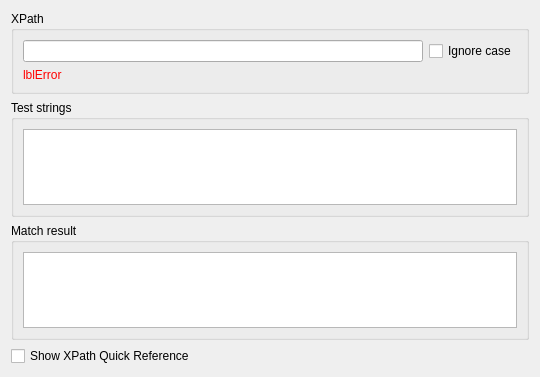
<?xml version="1.0" encoding="UTF-8"?>
<ui version="4.0">
 <class>Form</class>
 <widget class="QWidget" name="Form">
  <property name="geometry">
   <rect>
    <x>0</x>
    <y>0</y>
    <width>537</width>
    <height>377</height>
   </rect>
  </property>
  <property name="windowTitle">
   <string>Form</string>
  </property>
  <layout class="QHBoxLayout" name="horizontalLayout">
   <item>
    <layout class="QVBoxLayout" name="verticalLayout">
     <item>
      <widget class="QGroupBox" name="groupBox">
       <property name="title">
        <string>XPath</string>
       </property>
       <layout class="QGridLayout" name="gridLayout">
        <item row="2" column="0">
         <widget class="QLabel" name="lblError">
          <property name="styleSheet">
           <string notr="true">color: #FF0000;</string>
          </property>
          <property name="text">
           <string>lblError</string>
          </property>
          <property name="alignment">
           <set>Qt::AlignLeading|Qt::AlignLeft|Qt::AlignVCenter</set>
          </property>
          <property name="margin">
           <number>5</number>
          </property>
         </widget>
        </item>
        <item row="1" column="0">
         <layout class="QHBoxLayout" name="horizontalLayout_2">
          <property name="topMargin">
           <number>0</number>
          </property>
          <item>
           <widget class="QLineEdit" name="lineEditXPath">
            <property name="minimumSize">
             <size>
              <width>400</width>
              <height>0</height>
             </size>
            </property>
            <property name="toolTip">
             <string>&lt;html&gt;&lt;head/&gt;&lt;body&gt;&lt;p&gt;Type your regular expression here&lt;/p&gt;&lt;/body&gt;&lt;/html&gt;</string>
            </property>
           </widget>
          </item>
          <item>
           <widget class="QCheckBox" name="checkBoxIgnoreCase">
            <property name="toolTip">
             <string>&lt;html&gt;&lt;head/&gt;&lt;body&gt;&lt;p&gt;Perform case-insensitive matching; expressions like &lt;span style=&quot; font-family:'Courier New,courier';&quot;&gt;[A-Z]&lt;/span&gt; will match lowercase letters, too. This is not affected by the current locale.&lt;/p&gt;&lt;/body&gt;&lt;/html&gt;</string>
            </property>
            <property name="text">
             <string>Ignore case</string>
            </property>
           </widget>
          </item>
         </layout>
        </item>
       </layout>
      </widget>
     </item>
     <item>
      <widget class="QGroupBox" name="groupBox_2">
       <property name="title">
        <string>Test strings</string>
       </property>
       <layout class="QGridLayout" name="gridLayout_2">
        <item row="0" column="0">
         <widget class="QPlainTextEdit" name="plainTextEditTestString">
          <property name="minimumSize">
           <size>
            <width>400</width>
            <height>0</height>
           </size>
          </property>
          <property name="toolTip">
           <string>&lt;html&gt;&lt;head/&gt;&lt;body&gt;&lt;p&gt;Type your test strings here&lt;/p&gt;&lt;/body&gt;&lt;/html&gt;</string>
          </property>
         </widget>
        </item>
       </layout>
      </widget>
     </item>
     <item>
      <widget class="QGroupBox" name="groupBox_3">
       <property name="title">
        <string>Match result</string>
       </property>
       <layout class="QGridLayout" name="gridLayout_3">
        <item row="0" column="0">
         <widget class="QPlainTextEdit" name="plainTextEditMatchResult">
          <property name="minimumSize">
           <size>
            <width>400</width>
            <height>0</height>
           </size>
          </property>
          <property name="toolTip">
           <string>&lt;html&gt;&lt;head/&gt;&lt;body&gt;&lt;p&gt;The match result&lt;/p&gt;&lt;/body&gt;&lt;/html&gt;</string>
          </property>
          <property name="readOnly">
           <bool>true</bool>
          </property>
         </widget>
        </item>
       </layout>
      </widget>
     </item>
     <item>
      <widget class="QCheckBox" name="checkBoxQuickRef">
       <property name="toolTip">
        <string>&lt;html&gt;&lt;head/&gt;&lt;body&gt;&lt;p&gt;Show/Hide the quick reference panel.&lt;/p&gt;&lt;/body&gt;&lt;/html&gt;</string>
       </property>
       <property name="text">
        <string>Show XPath Quick Reference</string>
       </property>
      </widget>
     </item>
    </layout>
   </item>
  </layout>
 </widget>
 <resources/>
 <connections/>
</ui>
